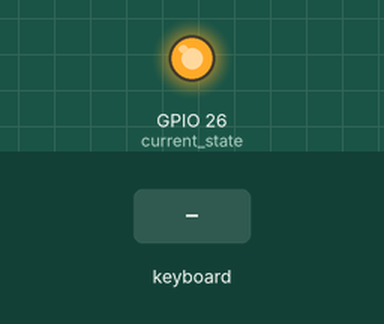
This program was run on a simulated Raspberry Pi (BCM pin numbers). Shown: output pins drawn as LEDs (lit = HIGH). The test bench sets the inputs (shaded band). What the program prints to the terminal is not drawn.

Above: at 1.2 s.
1.3 s: key "b" typed on the keyboard
At 2.7 s:
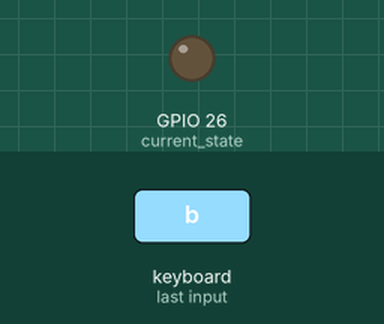
Timing chart, 0 to 4.3 s (numbered marks = the images above; inputs shaded):
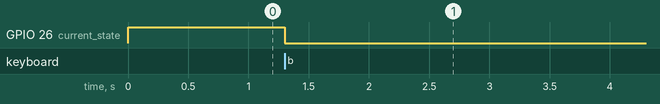

The program:

backlight.py
```python
import RPi.GPIO as GPIO
import keyboard

# Set up the GPIO pin
GPIO.setmode(GPIO.BCM)  # Use Broadcom pin numbering
GPIO.setup(26, GPIO.OUT, initial=GPIO.HIGH)  # Set GPIO 26 as output, start HIGH (backlight on)

def toggle_backlight():
    current_state = GPIO.input(26)
    GPIO.output(26, not current_state)

# Main loop
print("Press 'b' to toggle the backlight.")
while True:
    try:
        if keyboard.is_pressed('b'):  # If 'b' is pressed
            toggle_backlight()
            while keyboard.is_pressed('b'):  # Wait for 'b' to be released
                pass
    except KeyboardInterrupt:
        break

GPIO.cleanup()  # Clean up GPIO on normal exit
```

Measured:
- after the input at 1.3 s, GPIO 26 (current_state): HIGH → LOW at once
